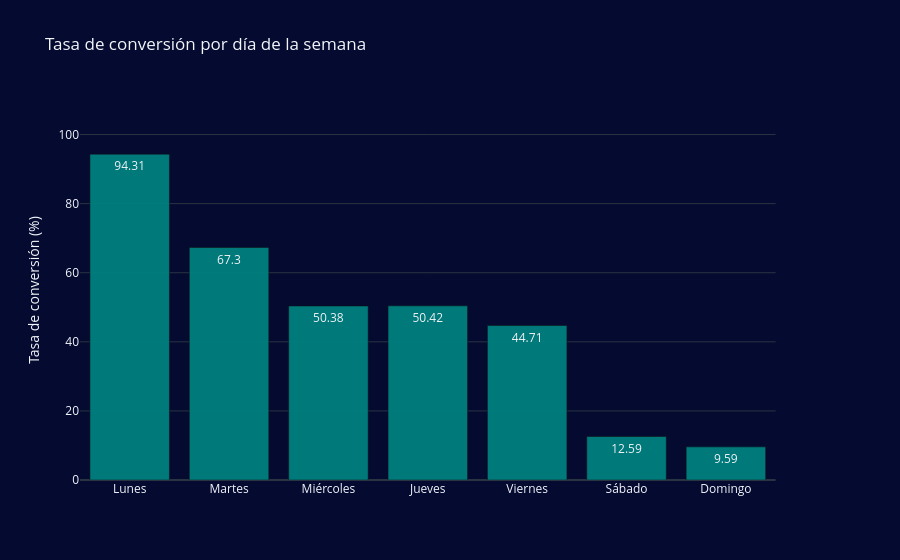

The notebook cell this image was saved under:
### Code cell
# gráfico "Tasa de conversión (%) x dia ""

fig = make_subplots(specs=[[{"secondary_y": True}]])

# Barras: tasa de conversión
fig.add_trace(
    go.Bar(
        x=dias,
        y=tasa_ordenada,
        name="Tasa de conversión (%)",
        marker_color="teal",
        opacity=0.95,
        text=tasa_ordenada,
    ),
    secondary_y=False,
)


fig.update_layout(
    title="Tasa de conversión por día de la semana",

)
fig.update_yaxes(
    title_text="Tasa de conversión (%)",
    range=[0, 110],
    secondary_y=False,
)

fig.show()

### Figure 1 — Plotly figure (JSON) as saved in the notebook; plotly's stock layout.template omitted (floating-point values rounded to 4 significant figures)
{"data": [{"marker": {"color": "teal"}, "name": "Tasa de conversión (%)", "opacity": 0.95, "text": ["94.31", "67.3", "50.38", "50.42", "44.71", "12.59", "9.59"], "type": "bar", "x": ["Lunes", "Martes", "Miércoles", "Jueves", "Viernes", "Sábado", "Domingo"], "xaxis": "x", "y": [94.31, 67.3, 50.38, 50.42, 44.71, 12.59, 9.59], "yaxis": "y"}], "layout": {"title": {"text": "Tasa de conversión por día de la semana"}, "xaxis": {"anchor": "y", "domain": [0, 0.94]}, "yaxis": {"anchor": "x", "domain": [0, 1], "range": [0, 110], "title": {"text": "Tasa de conversión (%)"}}, "yaxis2": {"anchor": "x", "overlaying": "y", "side": "right"}}}
